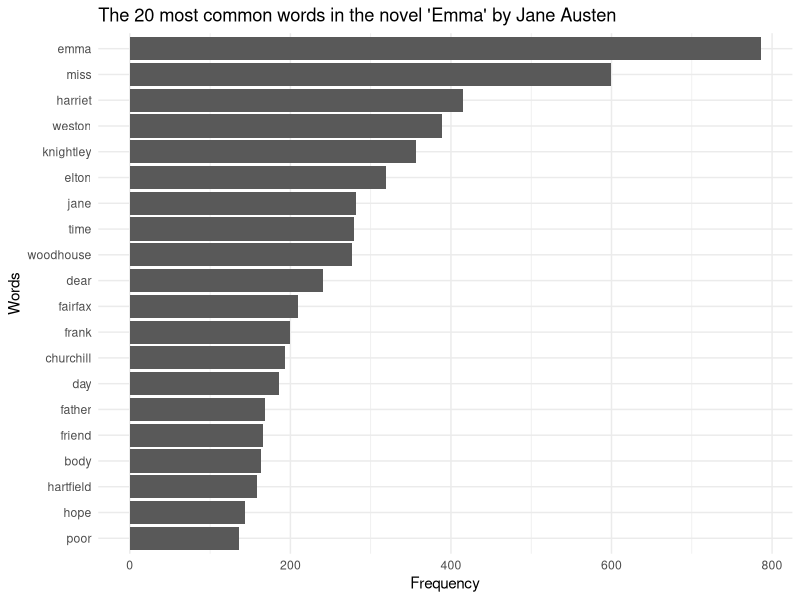

R code for this plot:
## ---- chunk 1
library(tidyverse)
library(janeaustenr)
library(tidytext)
library(ggplot2)
library(testthat)
## ---- chunk 2

book <- emma

# Tokenize the book text
book_words <- book %>%
  as_tibble() %>%
  unnest_tokens(word, value)

# Remove stopwords
data("stop_words")
cleaned_words <- book_words %>%
  anti_join(stop_words, by = "word")

# Count the most frequent words
word_counts <- cleaned_words %>%
  count(word, sort = TRUE)

## ---- chunk 3
#Plot of the top 20 words
word_counts %>%
  slice_max(n, n = 20) %>%
  ggplot(aes(x = reorder(word, n), y = n)) +
  geom_col() +
  coord_flip() +
  labs(
    title = "The 20 most common words in the novel 'Emma' by Jane Austen",
    x = "Words",
    y = "Frequency"
  ) +
  theme_minimal()


## ---- chunk 4
#' Convert words to custom Pig Latin
#'
#' This function takes a word and converts it into a custom Pig Latin format following the rules stated under details.
#'
#' @param word A string representing the input word to be converted.
#' @return A string representing the word in custom Pig Latin format.
#' 
#' @details The custom Pig Latin rules implemented in the function are the following:
#' - If the word starts with a vowel (a, e, i, o, u), the first letter is moved to the end.
#' - If the word starts with a consonant, the entire word is reversed.
#' - After the rearrangement, the length of the word (in characters) is appended.
#' 
#' @examples
#' convert_to_custom_pig_latin("apple")  # Returns "pplea5"
#' convert_to_custom_pig_latin("banana") # Returns "ananab6"
#' convert_to_custom_pig_latin("egg")    # Returns "gge3"
#'
#' @export
convert_to_pig_latin <- function(word) {
  #Input checks
  if (!is.character(word) || length(word) != 1) {
    stop("Input must be a single string.")
  }
  
  #Detect if the first character is a vowel
  vowels <- c("a", "e", "i", "o", "u")
  first_char <- substr(word, 1, 1)
  
  if (tolower(first_char) %in% vowels) {
    #If the word starts with a vowel, move the first letter to the end
    modified_word <- str_c(substr(word, 2, nchar(word)), first_char)
  } else {
    #If the word starts with a consonant, reverse the word
    modified_word <- str_c(rev(strsplit(word, "")[[1]]), collapse = "")
  }
  
  #Append the length of the word in number
  pig_latin_word <- str_c(modified_word, nchar(word))
  
  return(pig_latin_word)
}
## ---- chunk 5
#Examples
convert_to_pig_latin("apple")  # "pplea5"
convert_to_pig_latin("banana") # "ananab6"
convert_to_pig_latin("egg")    # "gge3"
convert_to_pig_latin("test")   # "tset4"

## ---- chunk 6
test_that("convert_to_custom_pig_latin handles single characters", {
  expect_equal(convert_to_pig_latin("a"), "a1")           
  expect_equal(convert_to_pig_latin("z"), "z1")           
})

test_that("convert_to_custom_pig_latin handles edge cases", {
  expect_equal(convert_to_pig_latin(""), "0")              
  expect_equal(convert_to_pig_latin("12345"), "543215")   
  expect_equal(convert_to_pig_latin("!@#$"), "$#@!4")
})

test_that("convert_to_custom_pig_latin throws an error for invalid inputs", {
  expect_error(convert_to_pig_latin(NULL), "Input must be a single string.")
  expect_error(convert_to_pig_latin(123), "Input must be a single string.")
  expect_error(convert_to_pig_latin(c("apple", "banana")), "Input must be a single string.")
})
